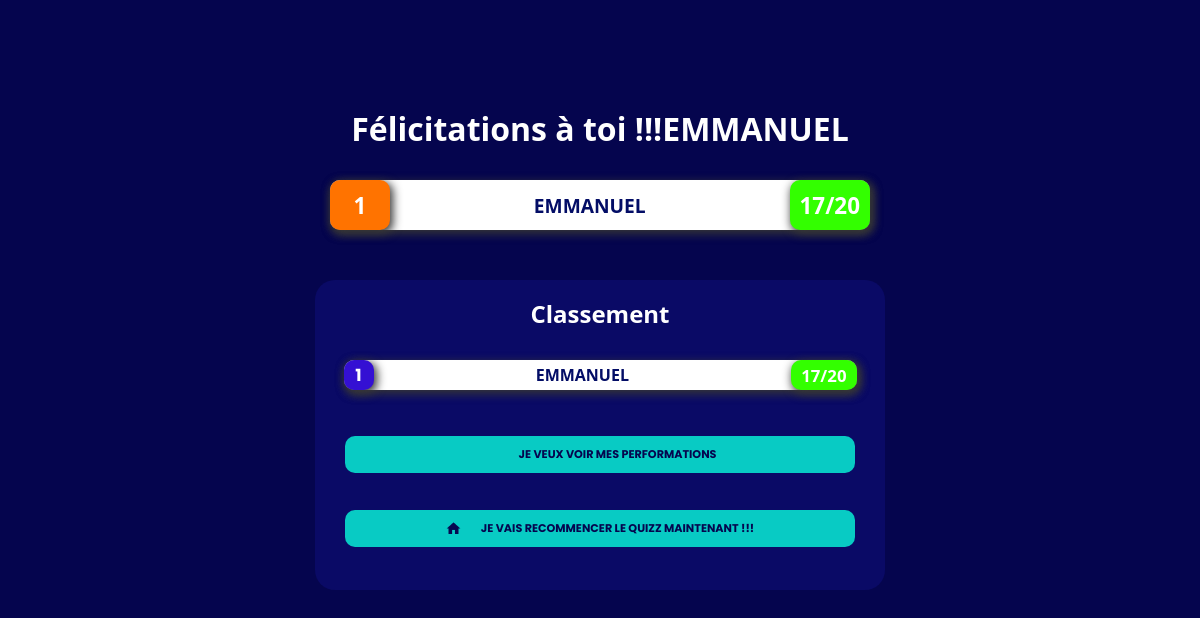
Page /admin (signed in) on the earlier database version.
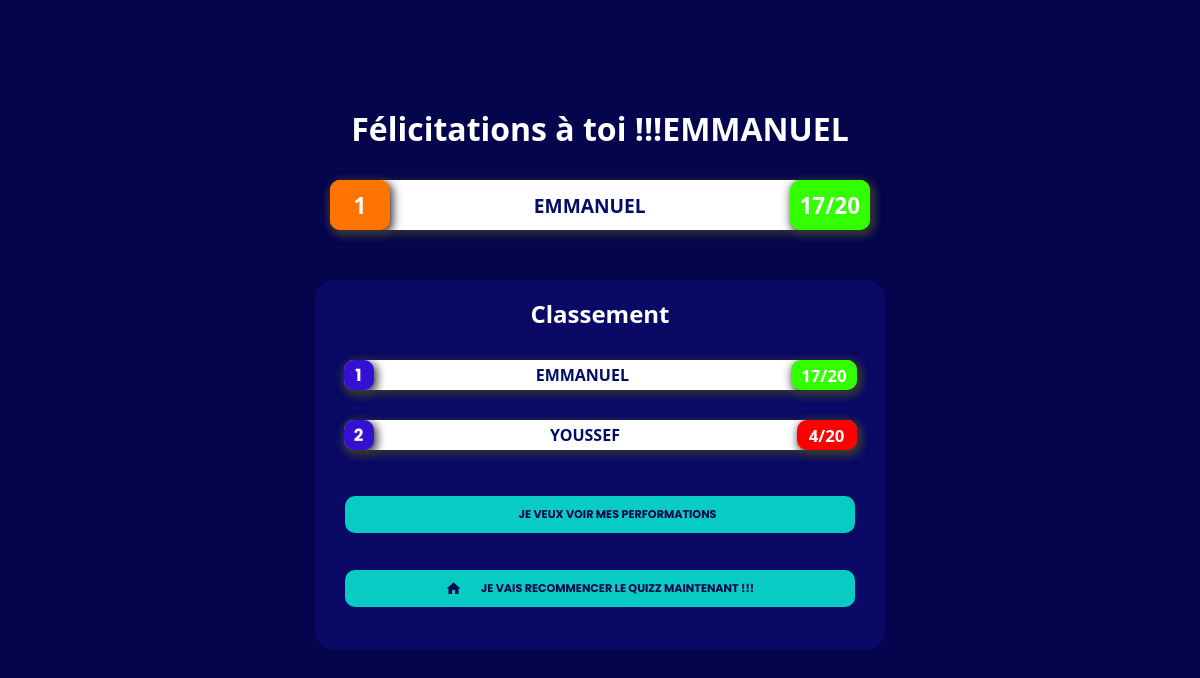
Same page on the later database version.
### app.py (models this page shows, shortened)
class Profiles(db.Model):
    id = db.Column(db.Integer, primary_key = True)
    nom = db.Column(db.String(20), unique = False , nullable = False)
    password = db.Column(db.String(8),nullable = False)

class classement(db.Model):
    id = db.Column(db.Integer, primary_key = True)
    comp = db.Column(db.String(20), unique = False , nullable = False)
    note = db.Column(db.Integer)

### app.py (the view)
@app.route('/admin')
def admin():
    if 'utilisateur_id' in session:
        sessionp = Profiles.query.get(session['utilisateur_id'])
    else:
        return redirect('/pre')
    classep = classement.query.all()
    eudpe = Profiles.query.all()
    ieze = cept.query.filter_by(email=sessionp.nom).first()
    datae = ieze.point
    tab = []
    for i in classep :
        tab.append([i.note,i.comp ])
    q=[]
    tab = sorted(tab)
    w= reversed(tab)
    comp=[]
    for i in tab:
        q.append(i[0])
    maxe = max(q)
    for i in tab:
        if maxe == i[0] :
            aqsz = i
            print(aqsz)
            break
    dss = sessionp.nom
    txs= [ieze.point,dss]
    print(txs)
    lenm= len(tab)-2
    qcs=[]
    for a in tab[::-1]:
        qcs.append(a)
    qsw = qcs.index(txs)+1
    return render_template("admin.html",tab=qcs,comp=comp,maxe=txs,lenm=lenm,qsw=qsw,sessionpp=sessionp.nom)

### templates/admin.html (shortened to what this page needs)
<!DOCTYPE html>
<html lang="en">
<head>
    <link rel="stylesheet" href="/static/CSS/admin.css">
</head>
<body>
    <div class="aqwxc">
            {% if maxe[0]>= 10 %}
        <div class="clase" style="color: white;">
            <a href="/fin" style="text-decoration: none;color: white;"><h1 id="class" style="text-align: center;">Félicitations à toi !!!<span style="text-transform: uppercase;font-family: 'Segoe UI', Tahoma, Geneva, Verdana, sans-serif;">{{maxe[1]}}</span> </h1></a>
        </div>
        {% else %}
        <div class="clase" style="color: white;">
            <a href="/fin" style="text-decoration: none;color: white;"><h1 id="class" style="text-align: center;">Ehhh YAKO !!! <span style="text-transform: uppercase;font-family: 'Segoe UI', Tahoma, Geneva, Verdana, sans-serif;">{{maxe[1]}}</span> </h1></a>
        </div>
        {% endif %}
        {% if maxe %}
        <div class="lopm">
            <div class="lo1">
                <div class="lo105">
                    <h1 id="lo11">{{qsw}}</h1>
                </div>
                <div class="lo12">
                    <h2 style="text-transform: uppercase;font-family: 'Segoe UI', Tahoma, Geneva, Verdana, sans-serif;color: #030d66;;font-weight: bolder;">{{maxe[1]}}</h2>
                </div>
                {% if maxe[0]>= 10 %}
                    <div class="lo10">
                        <h1 id="lo11">{{maxe[0]}}/20</h1>
                    </div>
                {% else %}
                    <div class="lo100">
                        <h1 id="lo11">{{maxe[0]}}/20</h1>
                    </div>
                {% endif %}
            </div>
        </div>
        {% endif %}
        <section>
            <div class="clase5" style="color: white;">
                <a href="/fin" style="text-decoration: none;color: white;"><h1 id="class" style="text-align: center;">Classement </h1></a>
            </div>
            {% for i in tab %}
            <div class="lo">
                <div class="lo1">
                    <div class="lo14">
                        <h1 id="1">{{ loop.index }}</h1>
                    </div>
                    <div class="lo12">
                        <p style="text-transform: uppercase;font-family: 'Segoe UI', Tahoma, Geneva, Verdana, sans-serif;color: #030d66;;font-weight: bolder;">{{ i[1] }}</p>
                    </div>
                    {% if i[0] >= 10 %}
                        <div class="lo10">
                            <h1 id="lo11">{{ i[0] }}/20</h1>
                        </div>
                    {% else %}
                        <div class="lo100">
                            <h1 id="lo11">{{ i[0] }}/20</h1>
                        </div>
                    {% endif %}
                </div>
            </div>
            {% endfor %}
            <div class="deco" style="padding-left: 30px;padding-right: 30px;padding-top: 20PX;">
                <div class="de1" style="width: 100%;">
                    <form action="imp" method="post" style="width: 100%;">
                        <button type="submit" id="dec" style="width: 100%;">JE VEUX VOIR MES PERFORMATIONS</button>
                    </form>
                </div>
                <div class="de1">
                    <a href="/deconnexion" id="dec"><img style="filter: invert(10%) sepia(55%) saturate(3085%) hue-rotate(229deg) brightness(91%) contrast(119%);" src="{{ url_for('static', filename='IMAGE/hom.png')}}" alt="" width="15px"> JE VAIS RECOMMENCER LE QUIZZ MAINTENANT   !!!</a>
                </div>
            </div>
        </section>
    </div>
</body>
</html>

### static/CSS/admin.css (style rules this page uses)
* { box-sizing: border-box; margin: 0; padding: 0; font-family: 'Poppins', sans-serif; }
body { background-color: rgb(5, 5, 78); width: 100%; }
.aqwxc { width: 100%; max-width: 600px; margin: 0 auto; margin-top: 50px; background-color: rgb(5, 5, 78); }
.lo12 h2 { font-size: 1.2rem; color: rgb(5, 5, 78); font-family: system-ui, -apple-system, BlinkMacSystemFont, 'Segoe UI', Roboto, Oxygen, Ubuntu, Cantarell, 'Open Sans', 'Helvetica Neue', sans-serif; }
.clase { width: 100%; height: 100px; color: white; display: flex; align-items: end; justify-content: center; }
#class { font-family: system-ui, -apple-system, BlinkMacSystemFont, 'Segoe UI', Roboto, Oxygen, Ubuntu, Cantarell, 'Open Sans', 'Helvetica Neue', sans-serif; }
.lopm { display: flex; align-items: center; justify-content: center; flex-direction: column; width: 100%; gap: 20px; padding-top: 30px; padding-bottom: 30px; color: black; }
.lopm .lo1 { display: flex; align-items: center; justify-content: space-between; gap: 10px; width: 90%; height: 50px; background-color: white; border-radius: 10px; animation: wine 2s infinite; }
.lo { display: flex; align-items: center; justify-content: center; flex-direction: column; width: 100%; gap: 20px; padding-top: 30px; color: black; }
.lo1 { display: flex; align-items: center; justify-content: space-between; gap: 10px; width: 90%; height: 30px; background-color: white; border-radius: 10px; box-shadow: 2px 3px 10px 1px rgb(54, 54, 54); }
#lo11 { font-family: system-ui, -apple-system, BlinkMacSystemFont, 'Segoe UI', Roboto, Oxygen, Ubuntu, Cantarell, 'Open Sans', 'Helvetica Neue', sans-serif; }
.lo14 { display: flex; align-items: center; justify-content: center; font-size: 0.7rem; color: white; width: 30px; height: 30px; background-color: rgb(52, 16, 211); border-radius: 10px; box-shadow: 2px 3px 10px 1px rgb(54, 54, 54); }
.lo10 { display: flex; align-items: center; justify-content: center; font-size: 0.7rem; color: white; padding: 1px 10px; height: 100%; background-color: rgb(51, 255, 0); border-radius: 10px; box-shadow: 2px 3px 10px 1px rgb(54, 54, 54); }
.lo100 { display: flex; align-items: center; justify-content: center; font-size: 0.7rem; color: white; width: 60px; height: 100%; background-color: rgb(255, 0, 0); border-radius: 10px; box-shadow: 2px 3px 10px 1px rgb(54, 54, 54); }
.lo105 { display: flex; align-items: center; justify-content: center; font-size: 0.7rem; color: white; width: 60px; height: 100%; background-color: rgb(255, 115, 0); border-radius: 10px; box-shadow: 2px 3px 10px 1px rgb(54, 54, 54); }
.deco { width: 100%; height: 200px; }
.de1 { width: 100%; height: 100px; }
.de1 form { width: 100%; height: 100px; }
#dec { display: flex; align-items: center; justify-content: center; padding-left: 50px; padding-right: 50px; border-radius: 10px; padding: 10px 15px; font-size: 0.7rem; color: rgb(5, 5, 78); padding-top: 10px; margin-bottom: 50px; background-color: rgb(8, 203, 196); text-decoration: none; font-weight: bolder; margin: 0 auto; text-align: center; border: none; gap: 20px; }
section { width: 95%; background-color: rgba(15, 15, 121, 0.575); border-radius: 20px; margin: 0 auto; margin-bottom: 10px; }
.clase5 { width: 100%; height: 50px; margin-top: 20px; color: white; display: flex; align-items: end; justify-content: center; }

Differences in the rows shown:
added classement: comp "YOUSSEF", note "4"
